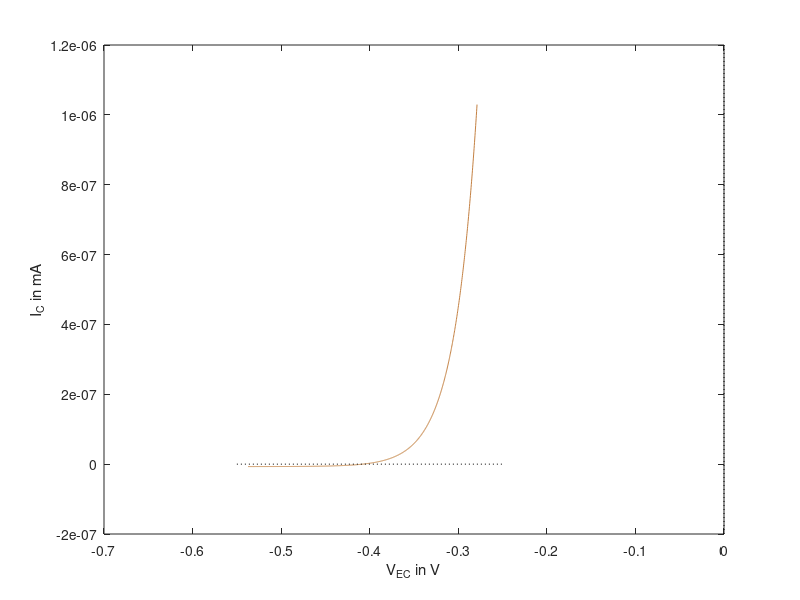

Here is the MATLAB script that generated this plot:
clc
clc
clear all

%PNP
q=1.602e-19;
Ne=3e24;
Nb=2e22;
Nc=1e19;
ni=1e16;
kT=(1.3807e-23)*300;

D=7.6e-2;
tau=1e-5;
L=sqrt(D*tau);
W=0.01*L;
A=1e-6;       

% VEB= linspace(-5*kT/q,5*kT/q,1000);
% VCB=0;
% Je=q*D/L*(((ni^2/Ne)+(ni^2/Nb)*cosh(W/L)/sinh(W/L))*(exp(q*VEB/kT)-1)-(ni^2/Nb)/sinh(W/L)*(exp(q*VCB/kT)-1));
% Ic=q*D/L*((ni^2/Nb)/sinh(W/L)*(exp(q*VEB/kT)-1)-((ni^2/Nc)+(ni^2/Nb)*cosh(W/L)/sinh(W/L))*(exp(q*VCB/kT)-1));
% Ib=Je-Ic;

% EB= exp(q*VEB/kT)-1;
% CB=(exp(q*VCB/kT)-1)

% for i=-4:2:4
% i=2;
        Ib=i*1e-3;
        VEB= linspace(-5*kT/q,5*kT/q,1001);
        EB= exp(q*VEB/kT)-1;
        CB=(Ib/(q*A*D/L)-((ni^2/Ne)+(ni^2/Nb)*coth(W/L))*EB+((ni^2/Nb)/sinh(W/L))*EB)/(-(ni^2/Nb)/sinh(W/L)+((ni^2/Nc)+(ni^2/Nb)*coth(W/L)));
        VCB=(kT/q)*log(CB+1);
        VEC=VEB-VCB;
        Ic=q*A*D/L*((ni^2/Nb)/sinh(W/L)*(exp(q*VEB/kT)-1)-((ni^2/Nc)+(ni^2/Nb)*cosh(W/L)/sinh(W/L))*(exp(q*VCB/kT)-1));
        plot(VEC,Ic*1e3,'color',rand(1,3))
        hold on
% end


%  scatter((VEB-VCB),Ic*1e3,'*','SizeData',12); 
% plot((VEB-VCB),Ic*1e3,'color',rand(1,3)); 
xlabel('V_{EC} in V');
ylabel('I_{C} in mA');
axh = gca; % use current axes
color = 'k'; % black, or [0 0 0]    
linestyle = ':'; % dotted
line(get(axh,'XLim'), [0 0], 'Color', color, 'LineStyle', linestyle);
line([0 0], get(axh,'YLim'), 'Color', color, 'LineStyle', linestyle);
% ylim([-3 3]);

% 
